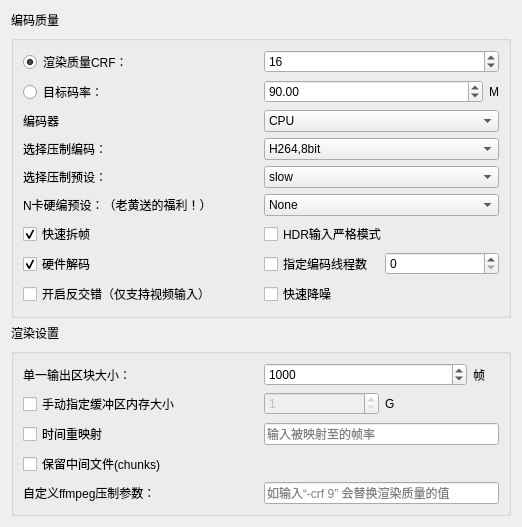
                     <widget class="QWidget" name="RenderSettings">
                      <property name="geometry">
                       <rect>
                        <x>0</x>
                        <y>0</y>
                        <width>522</width>
                        <height>452</height>
                       </rect>
                      </property>
                      <attribute name="label">
                       <string>输出质量设置</string>
                      </attribute>
                      <layout class="QGridLayout" name="gridLayout_29">
                       <item row="3" column="0">
                        <widget class="QGroupBox" name="RenderSettingsGroup">
                         <property name="title">
                          <string/>
                         </property>
                         <layout class="QGridLayout" name="gridLayout_27">
                          <item row="0" column="0">
                           <layout class="QGridLayout" name="gridLayout_12">
                            <item row="2" column="0">
                             <widget class="QLabel" name="label_26">
                              <property name="toolTip">
                               <string>&lt;html&gt;&lt;head/&gt;&lt;body&gt;&lt;p&gt;每一chunk的帧数大小&lt;/p&gt;&lt;/body&gt;&lt;/html&gt;</string>
                              </property>
                              <property name="text">
                               <string>单一输出区块大小：</string>
                              </property>
                             </widget>
                            </item>
                            <item row="8" column="1">
                             <widget class="QLineEdit" name="SlowmotionFPS">
                              <property name="sizePolicy">
                               <sizepolicy hsizetype="Preferred" vsizetype="Fixed">
                                <horstretch>0</horstretch>
                                <verstretch>0</verstretch>
                               </sizepolicy>
                              </property>
                              <property name="layoutDirection">
                               <enum>Qt::LeftToRight</enum>
                              </property>
                              <property name="placeholderText">
                               <string>输入被映射至的帧率</string>
                              </property>
                             </widget>
                            </item>
                            <item row="10" column="1">
                             <widget class="QLineEdit" name="FFmpegCustomer">
                              <property name="sizePolicy">
                               <sizepolicy hsizetype="Preferred" vsizetype="Preferred">
                                <horstretch>0</horstretch>
                                <verstretch>0</verstretch>
                               </sizepolicy>
                              </property>
                              <property name="placeholderText">
                               <string>如输入“-crf 9” 会替换渲染质量的值</string>
                              </property>
                             </widget>
                            </item>
                            <item row="3" column="1">
                             <layout class="QHBoxLayout" name="horizontalLayout_28">
                              <item>
                               <widget class="QSpinBox" name="BufferSizeSelector">
                                <property name="enabled">
                                 <bool>false</bool>
                                </property>
                                <property name="sizePolicy">
                                 <sizepolicy hsizetype="Preferred" vsizetype="Fixed">
                                  <horstretch>0</horstretch>
                                  <verstretch>0</verstretch>
                                 </sizepolicy>
                                </property>
                                <property name="toolTip">
                                 <string>&lt;html&gt;&lt;head/&gt;&lt;body&gt;&lt;p&gt;防止爆内存，一般不用勾选。&lt;span style=&quot; font-weight:600;&quot;&gt;专业人士自用&lt;/span&gt;&lt;/p&gt;&lt;/body&gt;&lt;/html&gt;</string>
                                </property>
                                <property name="minimum">
                                 <number>1</number>
                                </property>
                                <property name="maximum">
                                 <number>500</number>
                                </property>
                                <property name="singleStep">
                                 <number>1</number>
                                </property>
                                <property name="value">
                                 <number>1</number>
                                </property>
                               </widget>
                              </item>
                              <item>
                               <widget class="QLabel" name="label_28">
                                <property name="text">
                                 <string>G</string>
                                </property>
                               </widget>
                              </item>
                             </layout>
                            </item>
                            <item row="2" column="1">
                             <layout class="QHBoxLayout" name="horizontalLayout_26">
                              <item>
                               <widget class="MySpinBox" name="RenderGapSelector">
                                <property name="sizePolicy">
                                 <sizepolicy hsizetype="Preferred" vsizetype="Fixed">
                                  <horstretch>0</horstretch>
                                  <verstretch>0</verstretch>
                                 </sizepolicy>
                                </property>
                                <property name="minimum">
                                 <number>100</number>
                                </property>
                                <property name="maximum">
                                 <number>999999999</number>
                                </property>
                                <property name="singleStep">
                                 <number>100</number>
                                </property>
                                <property name="value">
                                 <number>1000</number>
                                </property>
                               </widget>
                              </item>
                              <item>
                               <widget class="QLabel" name="label_27">
                                <property name="sizePolicy">
                                 <sizepolicy hsizetype="Maximum" vsizetype="Preferred">
                                  <horstretch>0</horstretch>
                                  <verstretch>0</verstretch>
                                 </sizepolicy>
                                </property>
                                <property name="text">
                                 <string>帧    </string>
                                </property>
                                <property name="alignment">
                                 <set>Qt::AlignLeading|Qt::AlignLeft|Qt::AlignVCenter</set>
                                </property>
                               </widget>
                              </item>
                             </layout>
                            </item>
                            <item row="3" column="0">
                             <widget class="QCheckBox" name="MBufferChecker">
                              <property name="toolTip">
                               <string>&lt;html&gt;&lt;head/&gt;&lt;body&gt;&lt;p&gt;防止爆内存，一般不用勾选。&lt;span style=&quot; font-weight:600;&quot;&gt;专业人士自用&lt;/span&gt;&lt;/p&gt;&lt;/body&gt;&lt;/html&gt;</string>
                              </property>
                              <property name="text">
                               <string>手动指定缓冲区内存大小</string>
                              </property>
                             </widget>
                            </item>
                            <item row="10" column="0">
                             <widget class="QLabel" name="label_30">
                              <property name="sizePolicy">
                               <sizepolicy hsizetype="Preferred" vsizetype="Preferred">
                                <horstretch>0</horstretch>
                                <verstretch>0</verstretch>
                               </sizepolicy>
                              </property>
                              <property name="toolTip">
                               <string>输入项数必须为偶数</string>
                              </property>
                              <property name="text">
                               <string>自定义ffmpeg压制参数：</string>
                              </property>
                             </widget>
                            </item>
                            <item row="8" column="0">
                             <widget class="QCheckBox" name="slowmotion">
                              <property name="toolTip">
                               <string>&lt;html&gt;&lt;head/&gt;&lt;body&gt;&lt;p&gt;使用指定帧率输出。效果等同于PR、AE的&lt;span style=&quot; font-weight:600;&quot;&gt;时间重映射&lt;/span&gt;&lt;/p&gt;&lt;p&gt;输出将与右项帧率相同，输出时长与原视频时长的&lt;span style=&quot; font-weight:600;&quot;&gt;比&lt;/span&gt;等于左边的&lt;span style=&quot; font-weight:600;&quot;&gt;输出帧率/该项帧率&lt;/span&gt;&lt;/p&gt;&lt;p&gt;e.g.&lt;/p&gt;&lt;p&gt;输出帧率=60fps&lt;/p&gt;&lt;p&gt;时间重映射帧率=30fps&lt;/p&gt;&lt;p&gt;最终输出将为30fps，时长为原输入的两倍&lt;/p&gt;&lt;/body&gt;&lt;/html&gt;</string>
                              </property>
                              <property name="whatsThis">
                               <string>&lt;html&gt;&lt;head/&gt;&lt;body&gt;&lt;p&gt;&lt;span style=&quot; font-weight:600;&quot;&gt;补帧帧率 = 输入帧率 * 补帧倍率&lt;/span&gt;&lt;/p&gt;&lt;/body&gt;&lt;/html&gt;</string>
                              </property>
                              <property name="layoutDirection">
                               <enum>Qt::LeftToRight</enum>
                              </property>
                              <property name="text">
                               <string>时间重映射</string>
                              </property>
                             </widget>
                            </item>
                            <item row="9" column="0">
                             <widget class="QCheckBox" name="KeepChunksChecker">
                              <property name="text">
                               <string>保留中间文件(chunks)</string>
                              </property>
                             </widget>
                            </item>
                           </layout>
                          </item>
                         </layout>
                        </widget>
                       </item>
                       <item row="0" column="0">
                        <widget class="QLabel" name="EncodeSettingsLabel">
                         <property name="text">
                          <string>编码质量</string>
                         </property>
                        </widget>
                       </item>
                       <item row="1" column="0">
                        <widget class="QGroupBox" name="groupBox_7">
                         <property name="title">
                          <string/>
                         </property>
                         <layout class="QGridLayout" name="gridLayout_32">
                          <item row="3" column="1">
                           <widget class="MyComboBox" name="EncoderSelector">
                            <property name="sizePolicy">
                             <sizepolicy hsizetype="Preferred" vsizetype="Fixed">
                              <horstretch>0</horstretch>
                              <verstretch>0</verstretch>
                             </sizepolicy>
                            </property>
                            <item>
                             <property name="text">
                              <string>H264,8bit</string>
                             </property>
                            </item>
                           </widget>
                          </item>
                          <item row="0" column="1">
                           <widget class="MySpinBox" name="CRFSelector">
                            <property name="sizePolicy">
                             <sizepolicy hsizetype="Preferred" vsizetype="Maximum">
                              <horstretch>0</horstretch>
                              <verstretch>0</verstretch>
                             </sizepolicy>
                            </property>
                            <property name="minimum">
                             <number>0</number>
                            </property>
                            <property name="maximum">
                             <number>51</number>
                            </property>
                            <property name="value">
                             <number>16</number>
                            </property>
                           </widget>
                          </item>
                          <item row="2" column="1">
                           <widget class="QComboBox" name="HwaccelSelector">
                            <property name="toolTip">
                             <string>&lt;html&gt;&lt;head/&gt;&lt;body&gt;&lt;p&gt;&lt;br/&gt;&lt;/p&gt;&lt;p&gt;&lt;br/&gt;&lt;/p&gt;&lt;/body&gt;&lt;/html&gt;</string>
                            </property>
                            <item>
                             <property name="text">
                              <string>CPU</string>
                             </property>
                            </item>
                            <item>
                             <property name="text">
                              <string>NVENC</string>
                             </property>
                            </item>
                            <item>
                             <property name="text">
                              <string>QSV</string>
                             </property>
                            </item>
                           </widget>
                          </item>
                          <item row="1" column="0">
                           <widget class="QRadioButton" name="UseTargetBitrate">
                            <property name="sizePolicy">
                             <sizepolicy hsizetype="Preferred" vsizetype="Preferred">
                              <horstretch>0</horstretch>
                              <verstretch>0</verstretch>
                             </sizepolicy>
                            </property>
                            <property name="toolTip">
                             <string>&lt;html&gt;&lt;head/&gt;&lt;body&gt;&lt;p&gt;目标码率，1pass下不代表实际码率&lt;/p&gt;&lt;p&gt;最终输出码率大概率低于目标码率，&lt;span style=&quot; font-weight:600;&quot;&gt;请勿恐慌&lt;/span&gt;&lt;/p&gt;&lt;p&gt;&lt;span style=&quot; font-weight:600;&quot;&gt;如果想输出高码率，请使用ProRes编码（剪辑专用）&lt;/span&gt;&lt;/p&gt;&lt;/body&gt;&lt;/html&gt;</string>
                            </property>
                            <property name="text">
                             <string>目标码率：</string>
                            </property>
                           </widget>
                          </item>
                          <item row="1" column="1">
                           <layout class="QHBoxLayout" name="horizontalLayout_4">
                            <item>
                             <widget class="MyDoubleSpinBox" name="BitrateSelector">
                              <property name="sizePolicy">
                               <sizepolicy hsizetype="Preferred" vsizetype="Maximum">
                                <horstretch>0</horstretch>
                                <verstretch>0</verstretch>
                               </sizepolicy>
                              </property>
                              <property name="maximum">
                               <double>1000000.000000000000000</double>
                              </property>
                              <property name="value">
                               <double>90.000000000000000</double>
                              </property>
                             </widget>
                            </item>
                            <item>
                             <widget class="QLabel" name="TargetBitrateMeasure">
                              <property name="sizePolicy">
                               <sizepolicy hsizetype="Fixed" vsizetype="Preferred">
                                <horstretch>0</horstretch>
                                <verstretch>0</verstretch>
                               </sizepolicy>
                              </property>
                              <property name="text">
                               <string>M</string>
                              </property>
                             </widget>
                            </item>
                           </layout>
                          </item>
                          <item row="7" column="0">
                           <widget class="QCheckBox" name="HwaccelDecode">
                            <property name="toolTip">
                             <string>&lt;html&gt;&lt;head/&gt;&lt;body&gt;&lt;p&gt;减小CPU解码负担，输入为4K时推荐开启&lt;/p&gt;&lt;p&gt;如果无法补帧，请尝试关闭此选项&lt;/p&gt;&lt;/body&gt;&lt;/html&gt;</string>
                            </property>
                            <property name="text">
                             <string>硬件解码</string>
                            </property>
                            <property name="checked">
                             <bool>true</bool>
                            </property>
                           </widget>
                          </item>
                          <item row="3" column="0">
                           <widget class="QLabel" name="EncoderReminder">
                            <property name="toolTip">
                             <string>&lt;html&gt;&lt;head/&gt;&lt;body&gt;&lt;p&gt;&lt;span style=&quot; font-weight:600;&quot;&gt;HEVC&lt;/span&gt;：高效视频压制格式，用更低的码率获得更优的画面质量。对于配置较低的电脑，解码可能会有困难。4K、HDR、用于收藏的蓝光原盘等内容只推荐使用此编码&lt;/p&gt;&lt;p&gt;&lt;span style=&quot; font-weight:600;&quot;&gt;H264&lt;/span&gt;：非常通用的压制编码，不推荐用于超高清内容&lt;/p&gt;&lt;p&gt;&lt;span style=&quot; font-weight:600;&quot;&gt;ProRes: &lt;/span&gt;剪辑中间格式专用，如果你希望码率越大越好，选这个就完事了&lt;/p&gt;&lt;p&gt;&lt;span style=&quot; font-weight:600;&quot;&gt;8bit，10bit的区别：&lt;/span&gt;自行百度，10bit可以有效除去画面色带&lt;/p&gt;&lt;p&gt;&lt;span style=&quot; font-weight:600;&quot;&gt;带透明通道的输出：&lt;/span&gt;使用ProRes的yuv444p10le编码&lt;/p&gt;&lt;/body&gt;&lt;/html&gt;</string>
                            </property>
                            <property name="text">
                             <string>选择压制编码： </string>
                            </property>
                            <property name="alignment">
                             <set>Qt::AlignLeading|Qt::AlignLeft|Qt::AlignVCenter</set>
                            </property>
                           </widget>
                          </item>
                          <item row="4" column="0">
                           <widget class="QLabel" name="PresetReminder">
                            <property name="toolTip">
                             <string>&lt;html&gt;&lt;head/&gt;&lt;body&gt;&lt;p&gt;&lt;span style=&quot; font-weight:600;&quot;&gt;slow或veryslow的压制质量一般是好的，速度慢&lt;/span&gt;&lt;/p&gt;&lt;p&gt;ll是硬件编码专用预设，代表low latency，低延迟，速度快，质量不高&lt;/p&gt;&lt;p&gt;hq是硬件编码专用预设，代表high quality，相对高质量，但不会比slow高&lt;/p&gt;&lt;p&gt;&lt;span style=&quot; font-weight:600;&quot;&gt;其他都是字面意思&lt;/span&gt;&lt;/p&gt;&lt;/body&gt;&lt;/html&gt;</string>
                            </property>
                            <property name="text">
                             <string>选择压制预设：</string>
                            </property>
                            <property name="alignment">
                             <set>Qt::AlignLeading|Qt::AlignLeft|Qt::AlignVCenter</set>
                            </property>
                           </widget>
                          </item>
                          <item row="2" column="0">
                           <widget class="QLabel" name="label_25">
                            <property name="toolTip">
                             <string>&lt;html&gt;&lt;head/&gt;&lt;body&gt;&lt;p&gt;&lt;span style=&quot; font-weight:600;&quot;&gt;CPU:&lt;/span&gt; 不使用硬件编码&lt;/p&gt;&lt;p&gt;&lt;span style=&quot; font-weight:600;&quot;&gt;NVENC: &lt;/span&gt;使用NVIDIA显卡进行硬件编码，速度快，质量高&lt;/p&gt;&lt;p&gt;&lt;span style=&quot; font-weight:600;&quot;&gt;QSV: &lt;/span&gt;使用Intel集显进行硬件编码，编码质量看情况而定。没有Intel集显不要使用此项。&lt;/p&gt;&lt;p&gt;&lt;br/&gt;&lt;/p&gt;&lt;p&gt;如果在输出窗口遇到&lt;span style=&quot; font-weight:600;&quot;&gt;Broken Pipe&lt;/span&gt;错误，请尝试勾选None以取消使用硬件编码&lt;/p&gt;&lt;p&gt;&lt;br/&gt;&lt;/p&gt;&lt;/body&gt;&lt;/html&gt;</string>
                            </property>
                            <property name="text">
                             <string>编码器</string>
                            </property>
                           </widget>
                          </item>
                          <item row="8" column="0">
                           <widget class="QCheckBox" name="DeinterlaceChecker">
                            <property name="toolTip">
                             <string>&lt;html&gt;&lt;head/&gt;&lt;body&gt;&lt;p&gt;使用ffmpeg的YADIF滤镜&lt;/p&gt;&lt;/body&gt;&lt;/html&gt;</string>
                            </property>
                            <property name="text">
                             <string>开启反交错（仅支持视频输入）</string>
                            </property>
                           </widget>
                          </item>
                          <item row="6" column="1">
                           <widget class="QCheckBox" name="StrictModeChecker">
                            <property name="toolTip">
                             <string>&lt;html&gt;&lt;head/&gt;&lt;body&gt;&lt;p&gt;勾选此项则严格按照自定义的编码设置进行编码，不进行HDR内容检查&lt;/p&gt;&lt;/body&gt;&lt;/html&gt;</string>
                            </property>
                            <property name="text">
                             <string>HDR输入严格模式</string>
                            </property>
                           </widget>
                          </item>
                          <item row="4" column="1">
                           <widget class="MyComboBox" name="PresetSelector">
                            <property name="sizePolicy">
                             <sizepolicy hsizetype="Preferred" vsizetype="Fixed">
                              <horstretch>0</horstretch>
                              <verstretch>0</verstretch>
                             </sizepolicy>
                            </property>
                            <property name="toolTip">
                             <string>&lt;html&gt;&lt;head/&gt;&lt;body&gt;&lt;p&gt;&lt;br/&gt;&lt;/p&gt;&lt;/body&gt;&lt;/html&gt;</string>
                            </property>
                            <property name="currentText">
                             <string>slow</string>
                            </property>
                            <item>
                             <property name="text">
                              <string>slow</string>
                             </property>
                            </item>
                           </widget>
                          </item>
                          <item row="6" column="0">
                           <widget class="QCheckBox" name="QuickExtractChecker">
                            <property name="toolTip">
                             <string>&lt;html&gt;&lt;head/&gt;&lt;body&gt;&lt;p&gt;使用ffmpeg内置视频导出图片算法，速度稍快，但可能出现颜色偏差&lt;/p&gt;&lt;/body&gt;&lt;/html&gt;</string>
                            </property>
                            <property name="text">
                             <string>快速拆帧</string>
                            </property>
                            <property name="checked">
                             <bool>true</bool>
                            </property>
                           </widget>
                          </item>
                          <item row="0" column="0">
                           <widget class="QRadioButton" name="UseCRF">
                            <property name="sizePolicy">
                             <sizepolicy hsizetype="Preferred" vsizetype="Preferred">
                              <horstretch>0</horstretch>
                              <verstretch>0</verstretch>
                             </sizepolicy>
                            </property>
                            <property name="toolTip">
                             <string/>
                            </property>
                            <property name="text">
                             <string>渲染质量CRF：</string>
                            </property>
                            <property name="checked">
                             <bool>true</bool>
                            </property>
                           </widget>
                          </item>
                          <item row="7" column="1">
                           <layout class="QHBoxLayout" name="horizontalLayout_15">
                            <item>
                             <widget class="QCheckBox" name="UseEncodeThread">
                              <property name="text">
                               <string>指定编码线程数</string>
                              </property>
                             </widget>
                            </item>
                            <item>
                             <widget class="QSpinBox" name="EncodeThreadSelector"/>
                            </item>
                           </layout>
                          </item>
                          <item row="8" column="1">
                           <widget class="QCheckBox" name="FastDenoiseChecker">
                            <property name="toolTip">
                             <string>&lt;html&gt;&lt;head/&gt;&lt;body&gt;&lt;p&gt;使用cv2的快速降噪，减少画面噪点&lt;/p&gt;&lt;p&gt;会显著降低补帧效率&lt;/p&gt;&lt;/body&gt;&lt;/html&gt;</string>
                            </property>
                            <property name="text">
                             <string>快速降噪</string>
                            </property>
                           </widget>
                          </item>
                          <item row="5" column="0" colspan="2">
                           <layout class="QHBoxLayout" name="HwaccelEncodeBox">
                            <item>
                             <widget class="QLabel" name="HwaccelPresetLabel">
                              <property name="toolTip">
                               <string>&lt;html&gt;&lt;head/&gt;&lt;body&gt;&lt;p&gt;&lt;span style=&quot; font-weight:600;&quot;&gt;仅在使用NVENC编码器时生效&lt;/span&gt;&lt;/p&gt;&lt;p&gt;右为编码器辈数（请自行查阅自己显卡的NVENC辈数）&lt;/p&gt;&lt;p&gt;辈数越高，压缩率越好&lt;/p&gt;&lt;p&gt;如果使用此项报Broken Pipe错误，请尝试降级（如7th改为6th）或关闭（调为None）&lt;/p&gt;&lt;p&gt;&lt;span style=&quot; font-weight:600;&quot;&gt;恰当选择此项有望显著提高N卡硬编压制质量&lt;/span&gt;&lt;/p&gt;&lt;p&gt;&lt;span style=&quot; font-weight:600;&quot;&gt;详询开发团队&lt;/span&gt;&lt;/p&gt;&lt;/body&gt;&lt;/html&gt;</string>
                              </property>
                              <property name="text">
                               <string>N卡硬编预设：（老黄送的福利！）</string>
                              </property>
                             </widget>
                            </item>
                            <item>
                             <widget class="MyComboBox" name="HwaccelPresetSelector">
                              <property name="toolTip">
                               <string>&lt;html&gt;&lt;head/&gt;&lt;body&gt;&lt;p&gt;第几代N卡&lt;/p&gt;&lt;/body&gt;&lt;/html&gt;</string>
                              </property>
                              <item>
                               <property name="text">
                                <string>None</string>
                               </property>
                              </item>
                              <item>
                               <property name="text">
                                <string>5th</string>
                               </property>
                              </item>
                              <item>
                               <property name="text">
                                <string>6th</string>
                               </property>
                              </item>
                              <item>
                               <property name="text">
                                <string>7th+</string>
                               </property>
                              </item>
                             </widget>
                            </item>
                           </layout>
                          </item>
                         </layout>
                        </widget>
                       </item>
                       <item row="2" column="0">
                        <widget class="QLabel" name="RenderSettingsLabel">
                         <property name="text">
                          <string>渲染设置</string>
                         </property>
                        </widget>
                       </item>
                       <item row="4" column="0">
                        <spacer name="verticalSpacer_4">
                         <property name="orientation">
                          <enum>Qt::Vertical</enum>
                         </property>
                         <property name="sizeHint" stdset="0">
                          <size>
                           <width>20</width>
                           <height>40</height>
                          </size>
                         </property>
                        </spacer>
                       </item>
                      </layout>
                     </widget>
